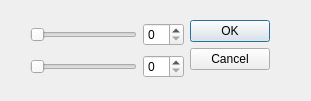
<?xml version="1.0" encoding="UTF-8"?>
<ui version="4.0">
 <class>ContrastDialog</class>
 <widget class="QDialog" name="ContrastDialog">
  <property name="geometry">
   <rect>
    <x>0</x>
    <y>0</y>
    <width>311</width>
    <height>101</height>
   </rect>
  </property>
  <property name="windowTitle">
   <string>Dialog</string>
  </property>
  <widget class="QWidget" name="layoutWidget">
   <property name="geometry">
    <rect>
     <x>30</x>
     <y>20</y>
     <width>240</width>
     <height>62</height>
    </rect>
   </property>
   <layout class="QHBoxLayout" name="horizontalLayout">
    <item>
     <layout class="QGridLayout" name="gridLayout_2">
      <item row="0" column="0">
       <widget class="QSlider" name="minIntensitySlider">
        <property name="orientation">
         <enum>Qt::Horizontal</enum>
        </property>
       </widget>
      </item>
      <item row="0" column="1">
       <widget class="QSpinBox" name="minIntensitySpinBox"/>
      </item>
      <item row="1" column="0">
       <widget class="QSlider" name="maxIntensitySlider">
        <property name="orientation">
         <enum>Qt::Horizontal</enum>
        </property>
       </widget>
      </item>
      <item row="1" column="1">
       <widget class="QSpinBox" name="maxIntensitySpinBox"/>
      </item>
     </layout>
    </item>
    <item>
     <widget class="QDialogButtonBox" name="buttonBox">
      <property name="orientation">
       <enum>Qt::Vertical</enum>
      </property>
      <property name="standardButtons">
       <set>QDialogButtonBox::Cancel|QDialogButtonBox::Ok</set>
      </property>
     </widget>
    </item>
   </layout>
  </widget>
 </widget>
 <resources/>
 <connections>
  <connection>
   <sender>buttonBox</sender>
   <signal>accepted()</signal>
   <receiver>ContrastDialog</receiver>
   <slot>accept()</slot>
   <hints>
    <hint type="sourcelabel">
     <x>248</x>
     <y>254</y>
    </hint>
    <hint type="destinationlabel">
     <x>157</x>
     <y>274</y>
    </hint>
   </hints>
  </connection>
  <connection>
   <sender>buttonBox</sender>
   <signal>rejected()</signal>
   <receiver>ContrastDialog</receiver>
   <slot>reject()</slot>
   <hints>
    <hint type="sourcelabel">
     <x>316</x>
     <y>260</y>
    </hint>
    <hint type="destinationlabel">
     <x>286</x>
     <y>274</y>
    </hint>
   </hints>
  </connection>
 </connections>
</ui>
